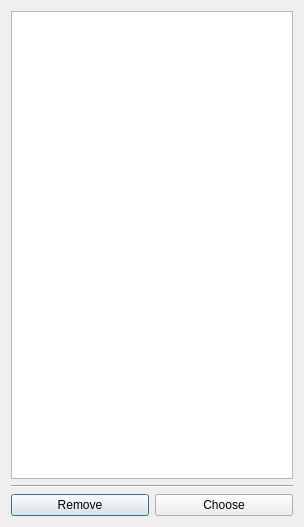
<?xml version="1.0" encoding="UTF-8"?>
<ui version="4.0">
 <class>EffectChoiceDialogClass</class>
 <widget class="QDialog" name="EffectChoiceDialogClass">
  <property name="geometry">
   <rect>
    <x>0</x>
    <y>0</y>
    <width>304</width>
    <height>527</height>
   </rect>
  </property>
  <property name="windowTitle">
   <string>Effect Choice</string>
  </property>
  <property name="modal">
   <bool>true</bool>
  </property>
  <layout class="QVBoxLayout" name="verticalLayout">
   <item>
    <widget class="QListWidget" name="listWidgetChoices"/>
   </item>
   <item>
    <widget class="Line" name="line">
     <property name="orientation">
      <enum>Qt::Horizontal</enum>
     </property>
    </widget>
   </item>
   <item>
    <layout class="QHBoxLayout" name="horizontalLayout">
     <item>
      <widget class="QPushButton" name="pushButtonRemove">
       <property name="text">
        <string>Remove</string>
       </property>
      </widget>
     </item>
     <item>
      <widget class="QPushButton" name="pushButtonChoose">
       <property name="text">
        <string>Choose</string>
       </property>
      </widget>
     </item>
    </layout>
   </item>
  </layout>
 </widget>
 <layoutdefault spacing="6" margin="11"/>
 <resources/>
 <connections/>
</ui>
